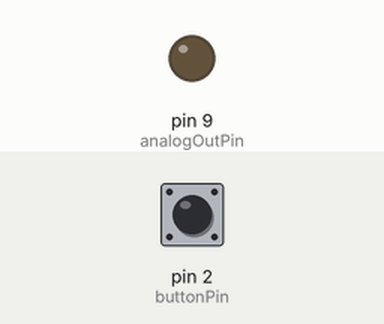
A sketch run on a simulated Arduino Uno, built with avr-gcc and run on an emulated ATmega328P. Shown: output pins drawn as LEDs (lit = HIGH). The test bench sets the inputs (shaded band); at power-on: pin 2 (buttonPin) HIGH.

Above: at 1.2 s.
1.3 s: pin 2 (buttonPin) pulled LOW for 0.15 s
At 1.45 s:
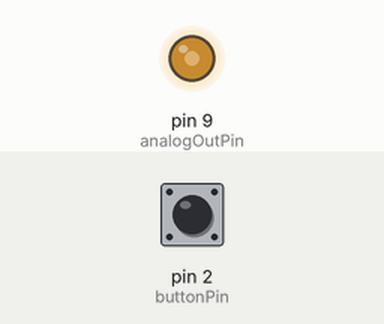
3.0 s: pin 2 (buttonPin) pulled LOW for 1 s
At 4.9 s:
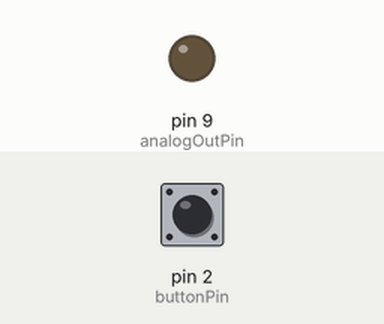
6.0 s: pin 2 (buttonPin) pulled LOW for 3.2 s
At 6.41 s:
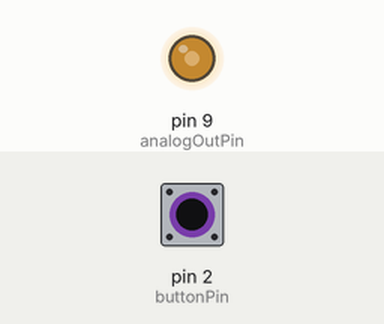
Timing chart, 0 to 7.8 s (numbered marks = the images above; inputs shaded):
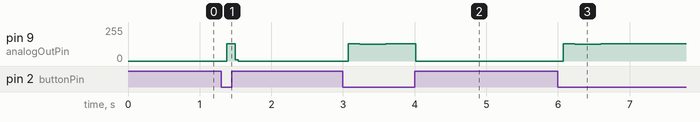

The sketch:

sinewave.ino
```cpp
#include <math.h>

const int buttonPin = 2;
const int analogOutPin = 9;

// --- Waveform Configuration Constants ---
const float FREQUENCY_HZ = 50.0; // Desired sine wave frequency in Hertz
const int AMPLITUDE = 127;       // Peak amplitude (0 to 127 for 8-bit output)
const int DC_OFFSET = 127;       // Center of the wave (127 keeps it within 0-255)
const int SINE_STEPS = 100;      // Resolution of the wave

uint8_t sineTable[SINE_STEPS];
unsigned long stepDelayUs;

void setup() {
  pinMode(buttonPin, INPUT_PULLUP);
  pinMode(analogOutPin, OUTPUT);

  // Calculate required delay per step to hit the target frequency
  stepDelayUs = 1000000UL / (FREQUENCY_HZ * SINE_STEPS);

  // Pre-calculate the scaled sine wave values
  for (int i = 0; i < SINE_STEPS; i++) {
    sineTable[i] = (uint8_t)((sin(i * 2.0 * M_PI / SINE_STEPS) * AMPLITUDE) + DC_OFFSET);
  }
}

void loop() {
  if (digitalRead(buttonPin) == LOW) {
    for (int i = 0; i < SINE_STEPS; i++) {
      analogWrite(analogOutPin, sineTable[i]);
      delayMicroseconds(stepDelayUs);
    }
  } else {
    analogWrite(analogOutPin, 0);
  }
}
```

Measured:
- after the input at 1.3 s, pin 9 (analogOutPin): 0/255 → 130/255 after 0.08 s, → 0/255 0.12 s later
- after the input at 3.0 s, pin 9 (analogOutPin): 0/255 → 130/255 after 0.08 s, → 124/255 0.16 s later, → 130/255 0.36 s later, → 0/255 0.42 s later
- after the input at 6.0 s, pin 9 (analogOutPin): 0/255 → 130/255 after 0.08 s, → 124/255 0.16 s later, → 130/255 0.36 s later
